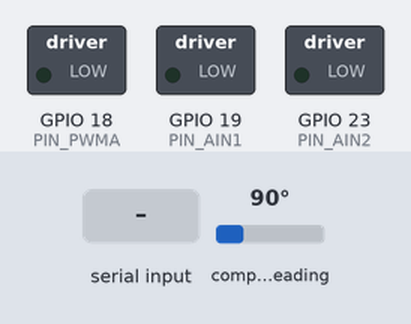
The sketch below on a simulated ESP32. Shown: switched loads named in the sketch (green lamp = pin HIGH). Wiring (inferred from the names in the program): AS5600 angle sensor at I2C address 0x36. The inputs (shaded band) are chosen by the test bench; at power-on: compass heading 90°. What the sketch prints to the serial monitor is not drawn.

Above: at 1.5 s.
1.6 s: "T:90\n" received over Serial
At 2.0 s:
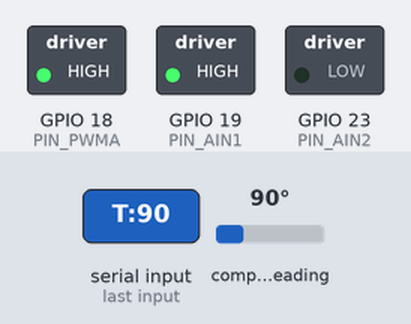
3.1 s: "T:\n" received over Serial
At 4.3 s:
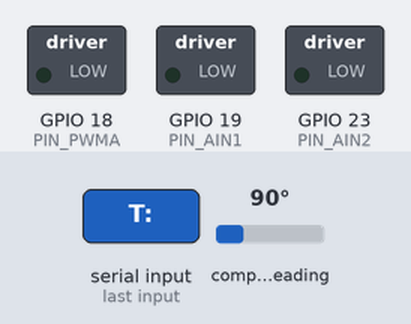
Timing chart, 0 to 6.1 s (numbered marks = the images above; inputs shaded):
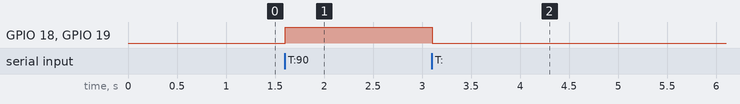

Measured:
- after the input at 1.6 s, GPIO 18 (PIN_PWMA), GPIO 19 (PIN_AIN1): LOW → HIGH at once
- after the input at 3.1 s, GPIO 18 (PIN_PWMA), GPIO 19 (PIN_AIN1): HIGH → LOW at once

The sketch:

esp-knob.ino
```cpp
// ============================================================
// Pantograph Haptic Knob – Generic ESP32 Firmware
//
// Flash this SAME code to BOTH ESP32 boards.
// Each board: reads encoder, sends angle to PC, receives torque from PC.
// The PC (browser visualization) handles all the force math.
//
// Serial protocol (115200 baud):
//   ESP32 → PC:  "A:<unwrapped_angle>,<velocity>\n"   (200 Hz)
//   PC → ESP32:  "T:<torque>\n"                        (torque in -1..1)
// ============================================================

#include <Arduino.h>
#include "knob.h"

static float currentTorque = 0.0f;
static String inputBuffer  = "";

void setup() {
  Serial.begin(115200);
  delay(300);

  knob_init();

  Serial.println("KNOB_READY");
}

void loop() {
  // 1. Read encoder
  float angleWrapped, angleUnwrapped, velocity;
  knob_get_status(&angleWrapped, &angleUnwrapped, &velocity);

  // 2. Send angle + velocity to PC
  Serial.print("A:");
  Serial.print(angleUnwrapped, 2);
  Serial.print(",");
  Serial.println(velocity, 2);

  // 3. Check for torque commands from PC
  while (Serial.available()) {
    char c = Serial.read();
    if (c == '\n') {
      inputBuffer.trim();
      if (inputBuffer.startsWith("T:")) {
        currentTorque = inputBuffer.substring(2).toFloat();
        if (currentTorque >  1.0f) currentTorque =  1.0f;
        if (currentTorque < -1.0f) currentTorque = -1.0f;
      }
      inputBuffer = "";
    } else {
      inputBuffer += c;
    }
  }

  // 4. Drive motor
  knob_set_torque(currentTorque);

  delay(5); // ~200 Hz
}
```

knob.cpp
```cpp
#include "knob.h"
#include <Wire.h>
#include <math.h>

static const uint8_t PIN_PWMA = 18;
static const uint8_t PIN_AIN1 = 19;
static const uint8_t PIN_AIN2 = 23;

static const uint8_t PIN_SDA  = 21;
static const uint8_t PIN_SCL  = 22;

static const byte AS5600_ADDR      = 0x36;
static const byte AS5600_RAW_ANGLE = 0x0C;

static uint16_t      g_lastRaw     = 0;
static int32_t       g_accumCounts = 0;
static unsigned long g_lastMicros  = 0;

static const float COUNTS_TO_DEG = 360.0f / 4096.0f;

static uint16_t knob_read_raw_angle(void) {
    Wire.beginTransmission(AS5600_ADDR);
    Wire.write(AS5600_RAW_ANGLE);
    Wire.endTransmission();
    Wire.requestFrom(AS5600_ADDR, (uint8_t)2);
    if (Wire.available() < 2) return g_lastRaw;
    uint8_t hi = Wire.read();
    uint8_t lo = Wire.read();
    uint16_t raw = ((uint16_t)hi << 8) | lo;
    return raw & 0x0FFF;
}

static void knob_drive_motor_command(float cmd) {
    if (cmd >  1.0f) cmd =  1.0f;
    if (cmd < -1.0f) cmd = -1.0f;
    if (fabsf(cmd) < 0.02f) {
        digitalWrite(PIN_AIN1, LOW);
        digitalWrite(PIN_AIN2, LOW);
        analogWrite(PIN_PWMA, 0);
        return;
    }
    int pwm = (int)(fabsf(cmd) * 1023.0f);
    if (pwm > 1023) pwm = 1023;
    if (cmd > 0.0f) { digitalWrite(PIN_AIN1, HIGH); digitalWrite(PIN_AIN2, LOW); }
    else             { digitalWrite(PIN_AIN1, LOW);  digitalWrite(PIN_AIN2, HIGH); }
    analogWrite(PIN_PWMA, pwm);
}

static void knob_step_encoder(uint16_t* rawOut, float* wrappedOut, float* unwrappedOut, float* velOut) {
    uint16_t raw = knob_read_raw_angle();
    unsigned long nowUs = micros();
    float dt = (nowUs - g_lastMicros) / 1e6f;
    if (dt <= 0.0f || dt > 0.1f) dt = 0.01f;
    g_lastMicros = nowUs;

    int16_t delta = (int16_t)((raw - g_lastRaw + 2048) & 0x0FFF) - 2048;
    g_lastRaw = raw;
    g_accumCounts += delta;

    if (rawOut)       *rawOut       = raw;
    if (wrappedOut)   *wrappedOut   = raw * COUNTS_TO_DEG;
    if (unwrappedOut) *unwrappedOut = g_accumCounts * COUNTS_TO_DEG;
    if (velOut)       *velOut       = delta * COUNTS_TO_DEG / dt;
}

void knob_init(void) {
    pinMode(PIN_PWMA, OUTPUT);
    pinMode(PIN_AIN1, OUTPUT);
    pinMode(PIN_AIN2, OUTPUT);
    Wire.begin(PIN_SDA, PIN_SCL);
    uint16_t raw = knob_read_raw_angle();
    g_lastRaw     = raw;
    g_accumCounts = 0;
    g_lastMicros  = micros();
}

void knob_get_status(float* angleWrapped, float* angleUnwrapped, float* velocity) {
    knob_step_encoder(NULL, angleWrapped, angleUnwrapped, velocity);
}

void knob_set_torque(float cmd) {
    knob_drive_motor_command(cmd);
}
```

knob.h
```cpp
#ifndef KNOB_H
#define KNOB_H

#include <Arduino.h>

void knob_init(void);
void knob_get_status(float* angleWrapped, float* angleUnwrapped, float* velocity);
void knob_set_torque(float cmd);

#endif
```
